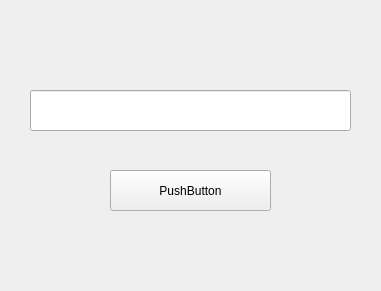
<?xml version="1.0" encoding="UTF-8"?>
<ui version="4.0">
 <class>Form</class>
 <widget class="QWidget" name="Form">
  <property name="geometry">
   <rect>
    <x>0</x>
    <y>0</y>
    <width>381</width>
    <height>291</height>
   </rect>
  </property>
  <property name="windowTitle">
   <string>Form</string>
  </property>
  <widget class="QPushButton" name="button">
   <property name="geometry">
    <rect>
     <x>110</x>
     <y>170</y>
     <width>161</width>
     <height>41</height>
    </rect>
   </property>
   <property name="styleSheet">
    <string notr="true"/>
   </property>
   <property name="text">
    <string>PushButton</string>
   </property>
  </widget>
  <widget class="QLineEdit" name="lineEdit_Entry">
   <property name="geometry">
    <rect>
     <x>30</x>
     <y>90</y>
     <width>321</width>
     <height>41</height>
    </rect>
   </property>
   <property name="text">
    <string/>
   </property>
  </widget>
 </widget>
 <resources/>
 <connections/>
</ui>
